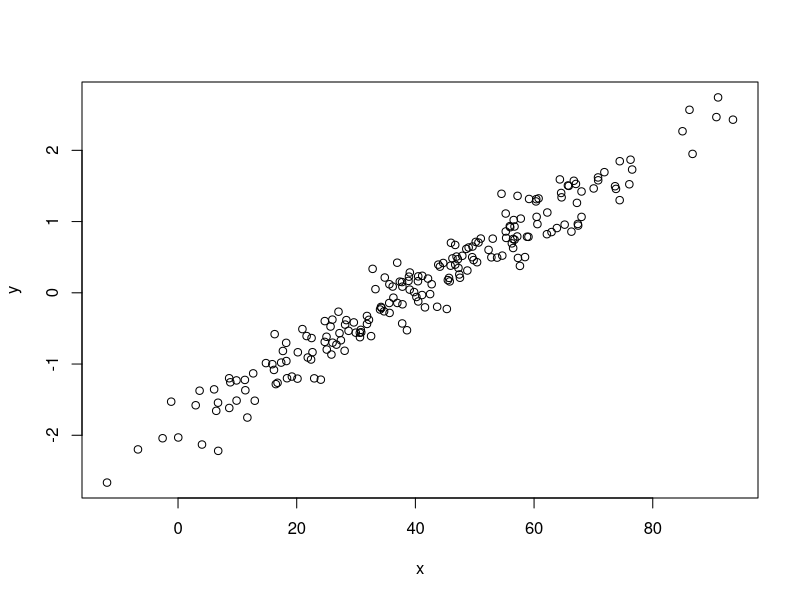

This chart was generated by the following R code: (Note: this script raises an error after producing the figure.)
## ---- chunk 1
## DATA GENERATION
r <- sample(c(-0.97, 0, 0.5, 0.97), 1)
if(runif(1) < 1/3) {
  mx <- my <- 0
  sx <- sy <- 1
} else {
  mx <- sample(10 * -5:5, 1)
  my <- sample(20 * 0:5, 1)
  sx <- sample(c(1, 10, 20), 1)
  sy <- sample(c(1, 10, 20), 1)
}

b <- r * sy/sx
a <- my - b*mx
x <- rnorm(200, mx, sx)
y <- b * x + rnorm(200, a, sy * sqrt(1- r^2))

## QUESTION/ANSWER GENERATION
questions <- character(5)
solutions <- logical(5)
explanations <- character(5)

if (runif(1) < 0.5) {
  questions[1] <- "O gráfico de dispersão é padronizado."
  solutions[1] <- mx == 0 & my == 0 & sx == 1 & sy == 1
  explanations[1] <- if (solutions[1]) "$X$ e $Y$ tem ambos média $0$ e variância $1$." else 
  "O gráfico de dispersão não é padronizado, porque $X$ e $Y$ não tem ambos média $0$ e variância $1$."
} else {
  questions[1] <- "A inclinação da linha de regressão é aproximadamente $1$."
  solutions[1] <- abs(b - 1) < 0.1
  explanations[1] <- paste("A inclinação da linha de regressão é dada por $r \\cdot s_y/s_x$ e portanto",
                           ifelse(abs(b - 1) < 0.1, "", "não é"), "aproximadamente igual a $1$.")
}

if (runif(1) < 0.5) {
  questions[2] <- "O valor absoluto do coeficiente de correlação é pelo menos $0.8$."
  solutions[2] <- abs(r) >= 0.8
} else {
  questions[2] <- "O valor absoluto do coeficiente de correlação é no máximo $0.8$."
  solutions[2] <- abs(r) <= 0.8
}
explanations[2] <- if(abs(r) >= 0.9) {
  paste("Uma forte associação entre as variáveis é dada no gráfico de dispersão.",
        "Portanto, o valor absoluto do coeficiente de correlação é próximo de $1$",
        "e, portanto, maior do que $0.8$.") 
  } else if (abs(r) == 0) {
    paste("Nenhuma associação entre as variáveis é observada no gráfico de dispersão.",
          "Isto implica um coeficiente de correlação próximo de $0$.") 
  } else paste("Apenas uma associação ligeiramente positiva entre as variáveis é observável no gráfico de dispersão.",
               "Isso implica um coeficiente de correlação com um valor absoluto menor do que $0.8$.")

if (runif(1) < 0.5) {
  questions[3] <- "O desvio padrão de $X$ é pelo menos $6$."
  solutions[3] <- sx >= 6
  explanations[3] <- paste0("O desvio padrão de $X$ é igual a $", sx, "$ e é, portanto, ",
                           ifelse(sx < 6, "menor", "maior"), " do que $6$.")
} else {
  questions[3] <- "O desvio padrão de $Y$ é pelo menos $6$."
  solutions[3] <- sy >= 6
  explanations[3] <- paste0("O desvio padrão de $Y$ é igual a $", sy, "$ e é, portanto, ",
                           ifelse(sy < 6, "menor", "maior"), " do que $6$.")
}

if (runif(1) < 0.5) {
  questions[4] <- "A média de $X$ é no máximo $5$."
  solutions[4] <- mx <= 5
  explanations[4] <- paste0("A média de $X$ é igual a $", mx, 
                           "$ e, portanto, é ", ifelse(mx < 5, "menor", "maior"), " do que $5$.")
} else {
  questions[4] <- "A média de $Y$ é pelo menos $30$."
  solutions[4] <- my >= 30
  explanations[4] <- paste0("A média de $Y$ é igual a $", my, 
                           "$ e, portanto, é ", ifelse(my < 30, "menor", "maior"), " do que $30$.")
}

xh <- round(runif(1, -1, 1)*sx + mx, 1)
yhr <- round(a + b*xh, 1)
alpha <- if (abs(r) > 0 & abs(mx - xh) > 0) sign(mx - xh) * sign(r) else 1
yhf <- round(yhr + 2 * sy * alpha, 1)
yh <- sample(c(yhr, yhf), 1)
questions[5] <- paste0("Para $X = ", as.character(xh), "$, $Y$ pode ser esperado ser aproximadamente $", 
                      as.character(yh), "$.", collapse="")
solutions[5] <- abs(yh - yhr) < 0.01 * sy
explanations[5] <- paste0("A linha de regressão em $X=", xh, 
                         "$ implica um valor de aproximadamente $Y = ", yhr, "$.", sep="")         
           
## permute order of solutions/questions
o <- sample(1:5)
questions <- questions[o]
solutions <- solutions[o]
explanations <- explanations[o]  
## ---- chunk 2
plot(x, y)
## ---- chunk 3
answerlist(questions, markup = "markdown")
## ---- chunk 4
answerlist(ifelse(solutions, "Verdadeiro", "Falso"), explanations, markup = "markdown")
